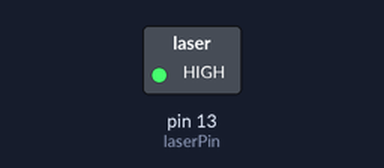
A sketch run on a simulated Arduino Uno, built with avr-gcc and run on an emulated ATmega328P. Shown: switched loads named in the sketch (green lamp = pin HIGH).

Above: at 0.1 s.
Timing chart, 0 to 1.6 s (numbered marks = the images above):
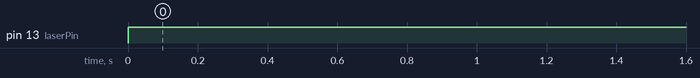

Measured:
- by itself, pin 13 (laserPin): LOW → HIGH at 0.00 s

The sketch:

KY-008_laser.ino
```cpp
int laserPin = 13;
void setup() {
	pinMode(laserPin, OUTPUT);  // Define the digital output interface pin 13
}
void loop() {
	digitalWrite(laserPin, HIGH); // Turn on the laser head
	delay(1000); // wait for one second
	// digitalWrite(laserPin, LOW); // Turn off the laser head
	// delay(1000);
}
```
